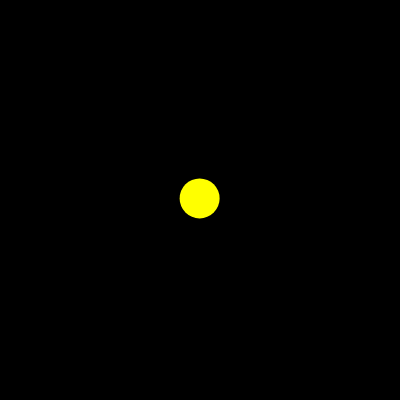
Frame 1 (no input)
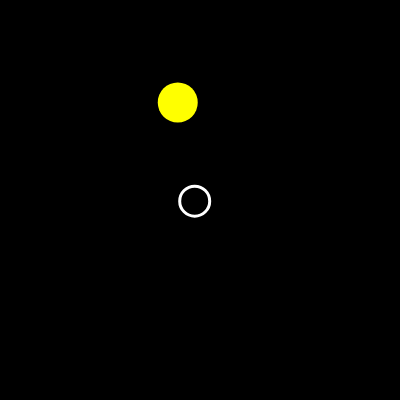
Frame 60 (no input)
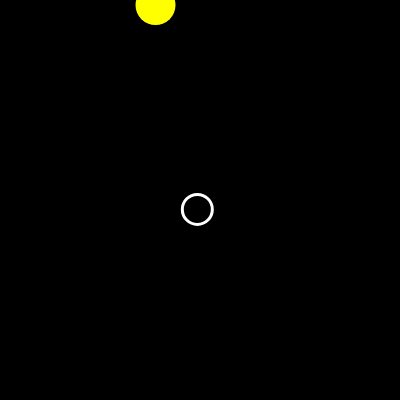
Frame 120 (the mouse pressed at the canvas centre since frame 60)

The p5.js sketch that drew these frames (run headless with seeded random() and noise() and a simulated clock; from frame 60 on, the mouse is pressed at the canvas centre):

// p5.js sketch
// ── sketch.js
/*
Encapsulation
Combine data with functionality / behavior
class keyword
constructor()
{}
good place to declare data
is what is called when we call new object()
this
Typically create one javascript file per class

Let’ s make a Bubble class add a new Bubble.js file to do so Parametrize the constructor: position, radius, color
 */

var bubble1;
var ball1;

function setup()
{
    createCanvas( 400, 400 );
    bubble1 = new Bubble( width / 2, height / 2 );
    ball1 = new Ball( width / 2, height / 2, 40 );
}

function draw()
{
    background( 0 );
    bubble1.update()
    bubble1.draw()

    ball1.move( deltaTime / 1000 )
    ball1.draw()
}

// ── Ball.js
class Ball
{
    constructor( start_x, start_y, size )
    {
        this.x = start_x;
        this.y = start_y;
        this.diameter = size;

        var direction = random( TWO_PI );
        var speed = 100//random( 10, 100 );
        this.velocity_x = speed * cos( direction );
        this.velocity_y = speed * sin( direction );
    }

    move( delta_time_seconds )
    {
        this.x += this.velocity_x * delta_time_seconds;
        this.y += this.velocity_y * delta_time_seconds;

        if(this.x < 0 || this.x > width)
        {
            this.velocity_x = this.velocity_x * -1;
            this.x += this.velocity_x * delta_time_seconds;
        }

        if(this.y < 0 || this.y > height)
        {
            this.velocity_y = this.velocity_y * -1;
            this.y += this.velocity_y * delta_time_seconds;
        }
    }

    draw()
    {
        push()
        noStroke();
        fill( 'yellow' )
        circle( this.x, this.y, this.diameter );
        pop()
    }
}

// ── Bubble.js
class Bubble
{
    constructor( start_x, start_y )
    {
        this.x = start_x;
        this.y = start_y;
        this.diameter = 30;
        this.color = 255;
    }

    update()
    {
        this.x += random( -2, 2 );
        this.y += random( -2, 2 );
    }

    draw()
    {
        push()
        {
            noFill();
            stroke( this.color );
            strokeWeight( 3 );
            circle( this.x, this.y, this.diameter );
        }
        pop()
    }
}
